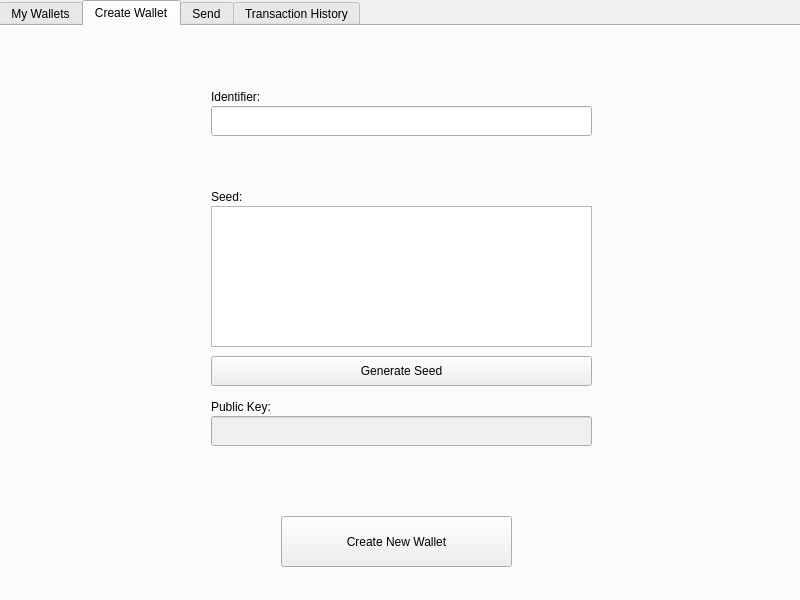
<?xml version="1.0" encoding="UTF-8"?>
<ui version="4.0">
 <class>bidaowalletGUI</class>
 <widget class="QMainWindow" name="bidaowalletGUI">
  <property name="geometry">
   <rect>
    <x>0</x>
    <y>0</y>
    <width>800</width>
    <height>600</height>
   </rect>
  </property>
  <property name="windowTitle">
   <string>bidaowalletGUI</string>
  </property>
  <widget class="QWidget" name="centralwidget">
   <widget class="QTabWidget" name="tabWidget">
    <property name="geometry">
     <rect>
      <x>-1</x>
      <y>0</y>
      <width>811</width>
      <height>611</height>
     </rect>
    </property>
    <property name="currentIndex">
     <number>1</number>
    </property>
    <widget class="QWidget" name="tab">
     <property name="accessibleName">
      <string/>
     </property>
     <attribute name="title">
      <string>My Wallets</string>
     </attribute>
     <widget class="QLabel" name="label_4">
      <property name="geometry">
       <rect>
        <x>160</x>
        <y>40</y>
        <width>571</width>
        <height>22</height>
       </rect>
      </property>
      <property name="text">
       <string>No wallets have been created! Please create a wallet to continue.</string>
      </property>
     </widget>
    </widget>
    <widget class="QWidget" name="tab_6">
     <attribute name="title">
      <string>Create Wallet</string>
     </attribute>
     <widget class="QPushButton" name="create_new_wallet">
      <property name="geometry">
       <rect>
        <x>280</x>
        <y>490</y>
        <width>231</width>
        <height>51</height>
       </rect>
      </property>
      <property name="text">
       <string>Create New Wallet</string>
      </property>
     </widget>
     <widget class="QLineEdit" name="lineEdit">
      <property name="geometry">
       <rect>
        <x>210</x>
        <y>80</y>
        <width>381</width>
        <height>30</height>
       </rect>
      </property>
     </widget>
     <widget class="QLabel" name="label">
      <property name="geometry">
       <rect>
        <x>210</x>
        <y>60</y>
        <width>67</width>
        <height>22</height>
       </rect>
      </property>
      <property name="text">
       <string>Identifier:</string>
      </property>
     </widget>
     <widget class="QLabel" name="label_2">
      <property name="geometry">
       <rect>
        <x>210</x>
        <y>160</y>
        <width>67</width>
        <height>22</height>
       </rect>
      </property>
      <property name="text">
       <string>Seed:</string>
      </property>
     </widget>
     <widget class="QTextEdit" name="f_seed">
      <property name="geometry">
       <rect>
        <x>210</x>
        <y>180</y>
        <width>381</width>
        <height>141</height>
       </rect>
      </property>
     </widget>
     <widget class="QLineEdit" name="lineEdit_2">
      <property name="enabled">
       <bool>false</bool>
      </property>
      <property name="geometry">
       <rect>
        <x>210</x>
        <y>390</y>
        <width>381</width>
        <height>30</height>
       </rect>
      </property>
     </widget>
     <widget class="QLabel" name="label_3">
      <property name="geometry">
       <rect>
        <x>210</x>
        <y>370</y>
        <width>91</width>
        <height>22</height>
       </rect>
      </property>
      <property name="text">
       <string>Public Key:</string>
      </property>
     </widget>
     <widget class="QPushButton" name="generate_seed">
      <property name="geometry">
       <rect>
        <x>210</x>
        <y>330</y>
        <width>381</width>
        <height>30</height>
       </rect>
      </property>
      <property name="text">
       <string>Generate Seed</string>
      </property>
     </widget>
    </widget>
    <widget class="QWidget" name="tab_2">
     <attribute name="title">
      <string>Send</string>
     </attribute>
     <widget class="QLineEdit" name="l_from">
      <property name="geometry">
       <rect>
        <x>200</x>
        <y>60</y>
        <width>381</width>
        <height>30</height>
       </rect>
      </property>
     </widget>
     <widget class="QLabel" name="label_5">
      <property name="geometry">
       <rect>
        <x>200</x>
        <y>40</y>
        <width>67</width>
        <height>22</height>
       </rect>
      </property>
      <property name="text">
       <string>From:</string>
      </property>
     </widget>
     <widget class="QLabel" name="label_6">
      <property name="geometry">
       <rect>
        <x>200</x>
        <y>100</y>
        <width>67</width>
        <height>22</height>
       </rect>
      </property>
      <property name="text">
       <string>To:</string>
      </property>
     </widget>
     <widget class="QLineEdit" name="l_to">
      <property name="geometry">
       <rect>
        <x>200</x>
        <y>120</y>
        <width>381</width>
        <height>30</height>
       </rect>
      </property>
     </widget>
     <widget class="QLabel" name="label_7">
      <property name="geometry">
       <rect>
        <x>200</x>
        <y>240</y>
        <width>67</width>
        <height>22</height>
       </rect>
      </property>
      <property name="text">
       <string>Amount:</string>
      </property>
     </widget>
     <widget class="QDoubleSpinBox" name="ds_amount">
      <property name="geometry">
       <rect>
        <x>200</x>
        <y>260</y>
        <width>381</width>
        <height>31</height>
       </rect>
      </property>
     </widget>
     <widget class="QPushButton" name="b_send">
      <property name="geometry">
       <rect>
        <x>280</x>
        <y>330</y>
        <width>231</width>
        <height>51</height>
       </rect>
      </property>
      <property name="text">
       <string>Send</string>
      </property>
     </widget>
     <widget class="QLabel" name="label_8">
      <property name="geometry">
       <rect>
        <x>200</x>
        <y>180</y>
        <width>67</width>
        <height>22</height>
       </rect>
      </property>
      <property name="text">
       <string>Currency:</string>
      </property>
     </widget>
     <widget class="QComboBox" name="c_currency_type">
      <property name="geometry">
       <rect>
        <x>200</x>
        <y>200</y>
        <width>381</width>
        <height>30</height>
       </rect>
      </property>
      <property name="currentText">
       <string/>
      </property>
      <property name="currentIndex">
       <number>-1</number>
      </property>
     </widget>
    </widget>
    <widget class="QWidget" name="tab_5">
     <attribute name="title">
      <string>Transaction History</string>
     </attribute>
    </widget>
   </widget>
  </widget>
 </widget>
 <resources/>
 <connections/>
</ui>
